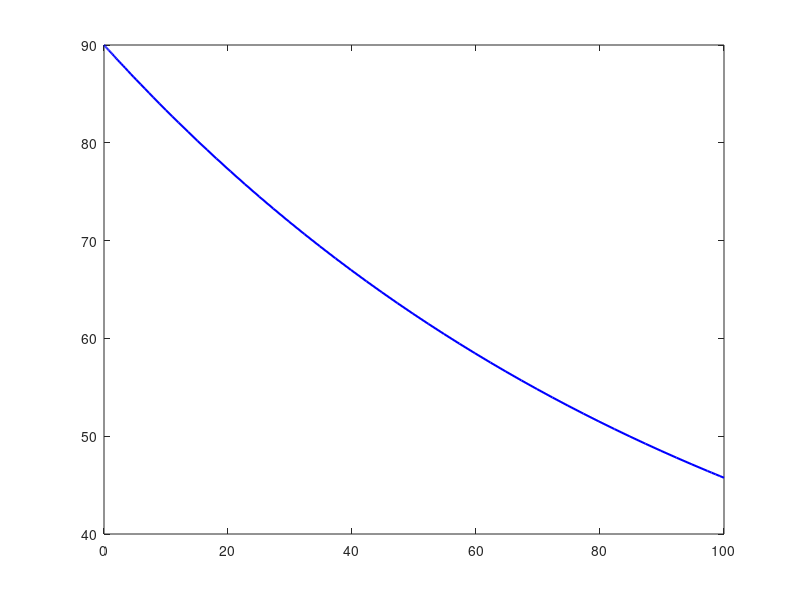

Here is the MATLAB script that generated this plot: (Note: this script raises an error after producing the figure.)
%[text] # Assignment 5 — Newton's Law of Cooling
%[text] ## Scenario
%[text] You receive a cup of coffee at **90 °C**. From experience you know the hottest you can drink comfortably is **50 °C**.
%[text] During the first minute the coffee drops **0.7 °C**. A quick estimate: you need to lose 40 °C, and at 0.7 °C/min that would take 40 ÷ 0.7 ≈ **57 minutes**. But this estimate assumes the cooling rate stays constant — it does not. The coffee cools fastest when it is far above room temperature and slows as it approaches room temperature. This assignment builds a physics-based model to get a better answer.
%%
%[text] ## The Model — Newton's Law of Cooling
%[text] **Newton's Law of Cooling** says the rate of temperature change is proportional to the difference between the object's temperature and the surrounding environment:
%[text] $\\frac{dy}{dt} = -k\\,(y - \\theta\_e)$$$
%[text] where
%[text] - $y(t)$ — coffee temperature (°C) at time $t$ (min)
%[text] - $\\theta\_e = 20$ °C — room temperature (constant; the room is large)
%[text] - $k$ — heat-transfer coefficient (min⁻¹) \
%%
%[text] ## Part 1 — Estimate k
%[text] At $t = 0$ the coffee is at 90 °C and cooling at 0.7 °C/min. Substituting into the ODE:
%[text] $$$-0.7 = -k\\,(90 - 20) \\quad \\Longrightarrow \\quad k = \\frac{0.7}{70} = 0.01\\ \\mathrm{min}^{-1}$
%[text] Define the initial condition:
y0 = 90;   % initial coffee temperature (deg C)
%%
%[text] ## Part 2 — Define the Rate Function
%[text] Write a **local function** named `coffee_rate` at the bottom of this file (after the `%[appendix]` line). The function must accept `(t, y)` in that order — `ode45` always passes time as the first argument even when the ODE does not depend on it. Define `k` and `theta_e` inside the function body.
function dydt = coffee_rate(t, y)
    k       = 0.01;   % heat-transfer coefficient (min^-1)
    theta_e = 20;     % room temperature (deg C)
    dydt    = -k * (y - theta_e);
end
%[text] Test the function by calling it directly with the initial conditions:
rate_check = coffee_rate(0, y0)
%[text] The result should be approximately **−0.70 °C/min**.
%%
%[text] ## Part 3 — Solve with ode45
%[text] Pass a handle to `coffee_rate` to `ode45` to solve the ODE from $t = 0$ to $t = 100$ minutes.
tspan = [0, 100];
[t, y] = ode45(@coffee_rate, tspan, y0);
%%
%[text] ## Part 4 — Plot the Results
%[text] Plot coffee temperature vs. time. Notice that the curve drops steeply at first and flattens out — the cooling rate at any moment is proportional to how far the coffee is above room temperature.
%[text] Add a horizontal reference line at 50 °C so you can visually estimate the wait time. Include axis labels with units.
figure(1)
clf()
plot(t, y, 'b-', 'LineWidth', 1.5)
hold on
yline(50, 'r--', '50 °C threshold')
xlabel('Time (min)')
ylabel('Temperature (°C)')
title('Coffee Cooling — Newton''s Law of Cooling')
grid on
hold off
%%
%[text] ## Part 5 — Find and Report the Wait Time
%[text] Use `find` to locate the first time step where the temperature reaches 50 °C or below, then report the result with `fprintf`.
idx = find(y <= 50, 1);
fprintf('Coffee reaches %.1f deg C at t = %.1f min\n', y(idx), t(idx))
%[text] **Reflect:** the constant-rate estimate predicted about **57 minutes**. Is the ODE answer shorter or longer? Explain why that result makes physical sense given how Newton's Law of Cooling works.
%[text] Once everything works and all cells show successful output, save the live script and submit **coffee.m** via Sakai.

%[appendix]{"version":"1.0"}
%---
%[metadata:view]
%   data: {"layout":"inline"}
%---
